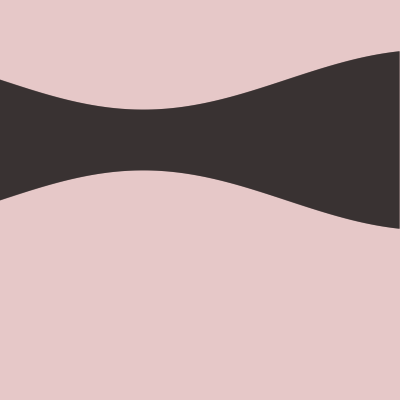
Frame 1 (no input)
Frame 60 (no input): identical to frame 1, image omitted
Frame 120 (the mouse pressed at the canvas centre since frame 60): identical to frame 1, image omitted

The p5.js sketch that drew this single still picture (run headless with seeded random() and noise() and a simulated clock; from frame 60 on, the mouse is pressed at the canvas centre):

// p5.js sketch
// ── sketch.js
// PRELOAD
function preload() {}

// VARIABLES
const sketchWidth = 400
const sketchHeight = 400
const amplitude = 30
const offset = 40

// SETUP
function setup() {
    createCanvas(sketchWidth, sketchHeight)
    angleMode(DEGREES)
}

// DRAW
function draw() {
    background(230, 200, 200)
    stroke(0)

    for (let x = 0; x < sketchWidth; x++) {
        line(
            x,
            -sin(((2 * (Math.PI * offset)) / sketchWidth) * x) * amplitude +
                sketchHeight / 2,
            x,
            sin(((2 * (Math.PI * offset)) / sketchWidth) * x) * amplitude +
                sketchHeight / 5
        )
    }
    strokeWeight(1)
    // for (let y = 0; y < rows; y++) {
    //     let scale = sin()
    //     let w = scale * circle(sketchWidth / 2, y, w, h)
    // }
}
